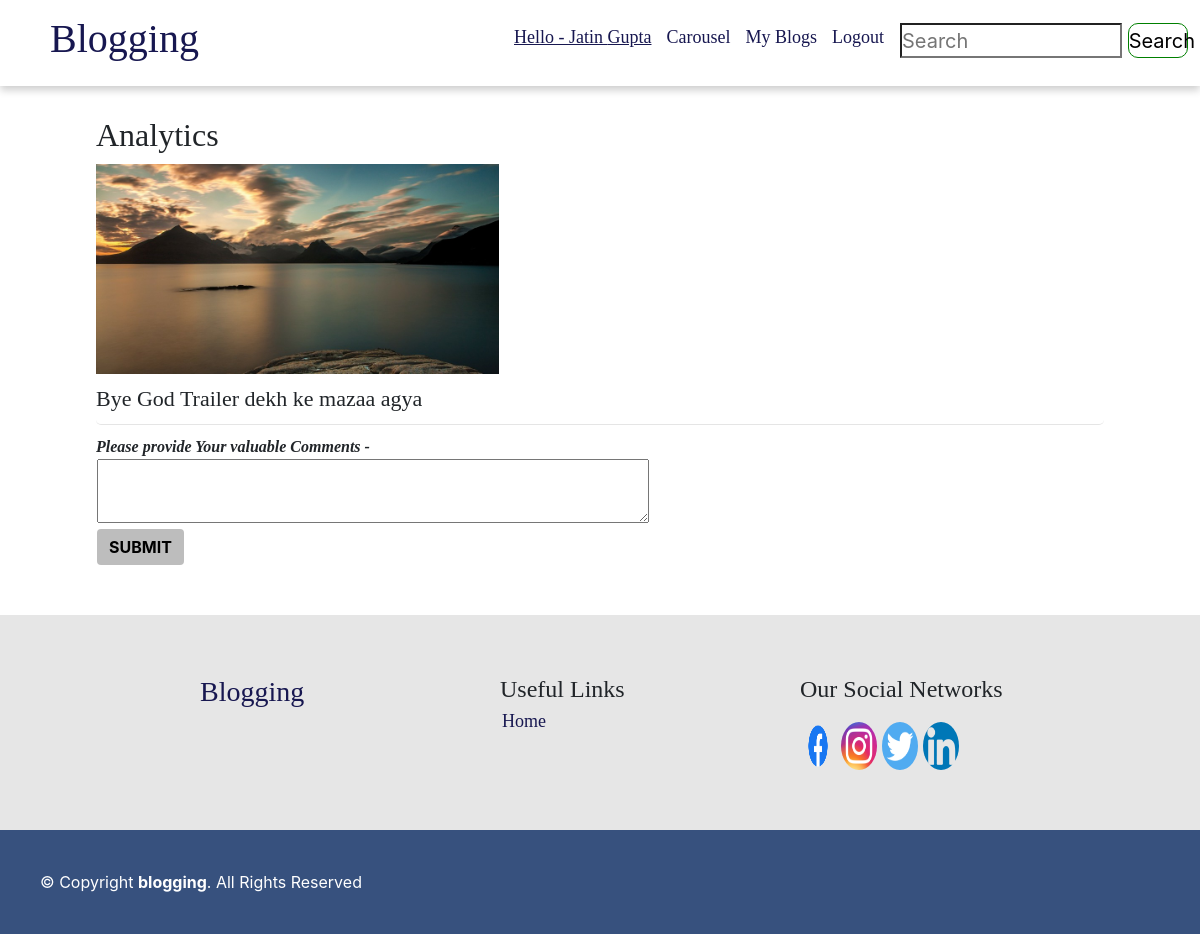
/article.php?Heading=Spider Man - No Way &id=15 (signed in), run on the app's committed database.
### tables this page shows
CREATE TABLE `blog` (
  `id` int(11) NOT NULL,
  `userid` int(20) NOT NULL,
  `Heading` varchar(50) NOT NULL,
  `image` varchar(225) NOT NULL,
  `content` varchar(2000) NOT NULL
);

### article.php (the view, shortened to what this page needs)
<?php
include './header.php';
include ("connection.php");
   $a = $_GET['id'];
?>
<div class="blogbox">
         <?php
            $sql = "select * from blog where id='$a'";
            $result = mysqli_query($conn,$sql);
               if($result->num_rows > 0)
               {
                  while ($row = mysqli_fetch_assoc($result))
                  {
                     $content = $row['content'];
                     $logo = $row['image'];
                  }
               }
         ?>
         <h2>Analytics</h2 >
         <img class="blogimage"  src="images/<?php echo $logo; ?>" alt="image" >
         <p><?php echo $content;?></p>
      </div>
      <div class="blogcommentsection">
         <form action="">
            <p><b><i>Please provide Your valuable Comments - </i></b></p>
            <textarea class="blogcommentbox" id="comments" name=""></textarea>
            <br>
            <button type="button" class="btn btn-primary"  onclick="thankyou()" value="Submit">SUBMIT</button>
         </form>
      </div>
<?php include 'footer.php';?>

### assets/css/main.css (style rules this page uses)
body { font-size: 16px; }
* { margin: 0; padding: 0; }
h1, h2, h3, h4, h5, h6, p, a { font-family: "opensans"; }
.blogbox { border-bottom: 1px solid #e5e5e5; border-radius: 5px; margin-top: 30px; margin-left: 8vw; margin-right: 8vw; }
.blogbox h2 { margin-bottom: 10px; }
.blogbox p { font-size: 22px; line-height: 30px; margin-bottom: 10px; }
.blogcommentsection { margin-left: 8vw; }
.blogcommentsection p { margin-top: 10px; margin-bottom: 0rem; }
.blogcommentsection button { display: block; margin-left: 1px; background-color: #bdbdbd; border: 0px; color: #000000; font-weight: bold; }
.blogcommentbox { width: 50%; height: 8vh; margin-left: 1px; }
.blogimage { max-width: 40%; height: auto; margin-bottom: 10px; }

### data on the page
blog: image (picture), content "Bye God Trailer dekh ke mazaa agya"

### other printed values
$_SESSION['fname'] "Jatin"
$_SESSION['lname'] "Gupta"
